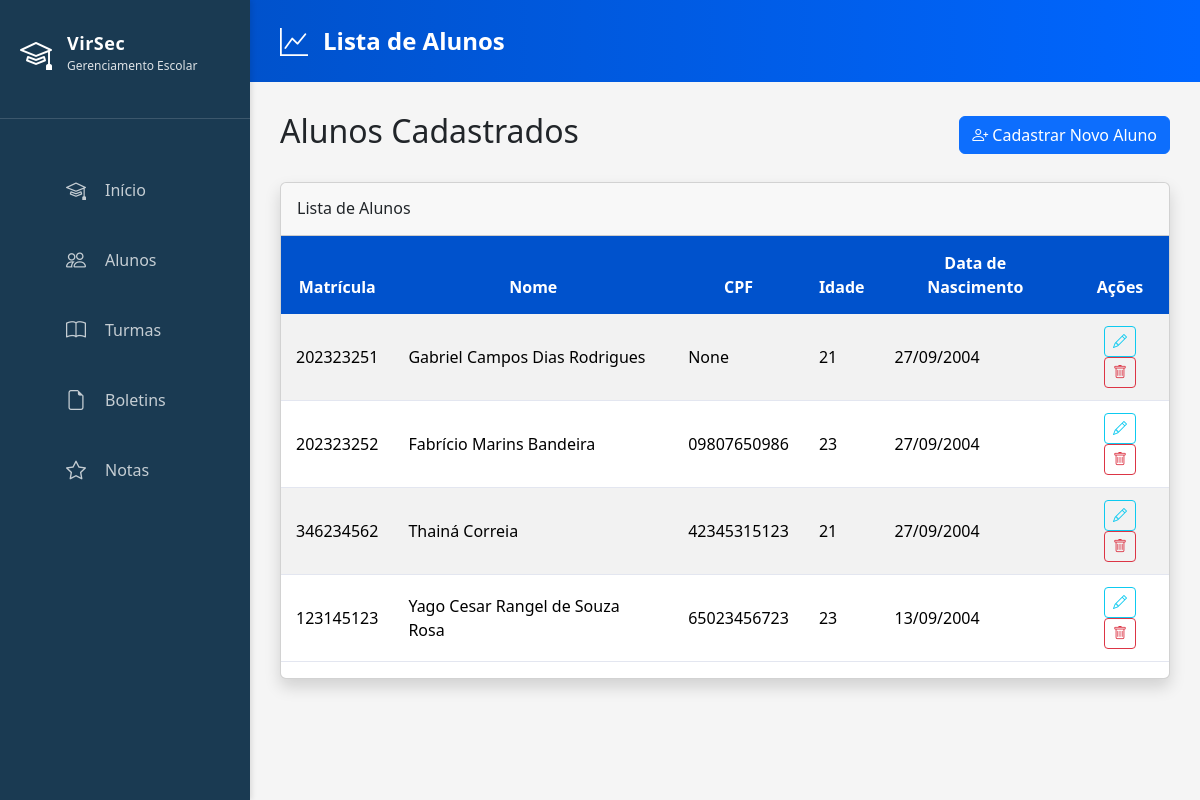
/alunos/lista/, run on an earlier commit of the app's database.
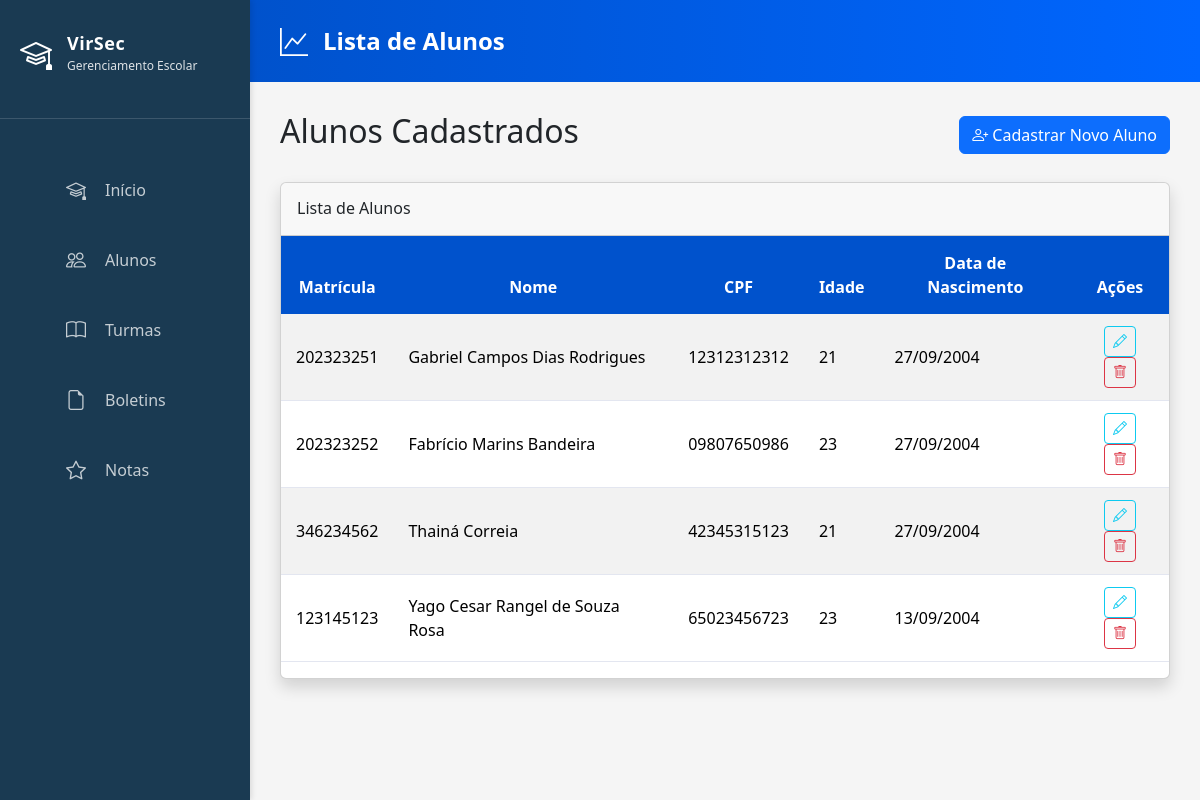
And on a later commit of the database.
### alunos/models.py (models this page shows, shortened)
class Aluno(models.Model):
    matricula = models.CharField(max_length=9, unique=True)
    nome = models.CharField(max_length=100)
    cpf = models.CharField(max_length=11, unique=True, null=True, blank=True)
    idade = models.IntegerField()
    nascimento = models.DateField()
    data_cadastro = models.DateTimeField(auto_now_add=True)
    turma = models.ForeignKey(
        'turmas.Turma',
        on_delete=models.SET_NULL, # Usar SET_NULL é mais seguro que CASCADE aqui
        null=True,
        blank=True,
        related_name='alunos'
    )

### alunos/views.py (the view)
# urls.py: path('lista/', AlunoListView.as_view(), name='aluno_list'),
class AlunoListView(ListView):
    model = Aluno
    template_name = 'alunos/aluno_list.html'
    context_object_name = 'alunos'
    def get_context_data(self, **kwargs):
        context = super().get_context_data(**kwargs)
        context['titulo'] = 'Lista de Alunos'
        return context

### alunos/templates/alunos/aluno_list.html
{% extends "base.html" %}
{% load static %}
{% block header_title %}Lista de Alunos{% endblock header_title %}
{% block content %}
<div class="d-flex justify-content-between align-items-center mb-4">
    <h2>Alunos Cadastrados</h2>
    <a href="{% url 'alunos:aluno_cadastrar' %}" class="btn btn-primary">
        <i class="bi bi-person-plus"></i> Cadastrar Novo Aluno
    </a>
</div>
<div class="card shadow mb-4">
    <div class="card-header py-3">
        <h6 class="m-0 font-weight-bold">Lista de Alunos</h6>
    </div>
    <div class="card-body p-0">
        <div class="table-responsive">
            {% if alunos %}
            <table class="table table-striped table-hover">
                <thead>
                    <tr>
                        <th>Matrícula</th>
                        <th>Nome</th>
                        <th>CPF</th>
                        <th>Idade</th>
                        <th>Data de Nascimento</th>
                        <th style="text-align: center;">Ações</th>
                    </tr>
                </thead>
                <tbody>
                    {% for aluno in alunos %}
                    <tr>
                        <td>{{ aluno.matricula }}</td>
                        <td>{{ aluno.nome }}</td>
                        <td>{{ aluno.cpf }}</td>
                        <td>{{ aluno.idade }}</td>
                        <td>{{ aluno.nascimento|date:"d/m/Y" }}</td>
                        <td style="text-align: center;">
                            <a href="{% url 'alunos:aluno_editar' aluno.pk %}" class="btn btn-sm btn-outline-info" title="Editar">
                                <i class="bi bi-pencil"></i>
                            </a>
                            <a href="{% url 'alunos:aluno_deletar' aluno.pk %}" class="btn btn-sm btn-outline-danger" title="Excluir">
                                <i class="bi bi-trash"></i>
                            </a>
                        </td>
                    </tr>
                    {% endfor %}
                </tbody>
            </table>
            {% else %}
            <div class="alert alert-warning m-3" role="alert">
                <i class="bi bi-exclamation-triangle"></i> Nenhum aluno cadastrado.
                <a href="{% url 'alunos:aluno_cadastrar' %}">Cadastre o primeiro aluno aqui.</a>
            </div>
            {% endif %}
        </div>
    </div>
</div>
{% endblock content %}

What changed in the data, as far as the page shows it:
changed Aluno "Gabriel Campos Dias Rodrigues": cpf "None" → "12312312312"
